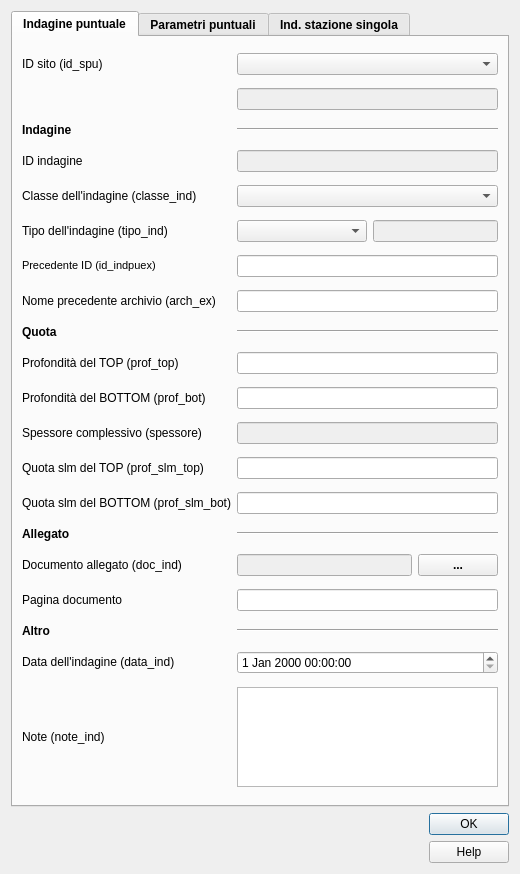
<?xml version="1.0" encoding="UTF-8"?>
<ui version="4.0">
 <class>indagini_puntuali</class>
 <widget class="QDialog" name="indagini_puntuali">
  <property name="geometry">
   <rect>
    <x>0</x>
    <y>0</y>
    <width>520</width>
    <height>874</height>
   </rect>
  </property>
  <property name="sizePolicy">
   <sizepolicy hsizetype="Fixed" vsizetype="Fixed">
    <horstretch>0</horstretch>
    <verstretch>0</verstretch>
   </sizepolicy>
  </property>
  <property name="minimumSize">
   <size>
    <width>520</width>
    <height>660</height>
   </size>
  </property>
  <property name="maximumSize">
   <size>
    <width>1500</width>
    <height>1500</height>
   </size>
  </property>
  <property name="windowTitle">
   <string>Indagini puntuali</string>
  </property>
  <property name="modal">
   <bool>true</bool>
  </property>
  <layout class="QVBoxLayout" name="verticalLayout_2">
   <item>
    <widget class="QTabWidget" name="tabWidget">
     <property name="sizePolicy">
      <sizepolicy hsizetype="Expanding" vsizetype="Expanding">
       <horstretch>0</horstretch>
       <verstretch>0</verstretch>
      </sizepolicy>
     </property>
     <property name="minimumSize">
      <size>
       <width>0</width>
       <height>0</height>
      </size>
     </property>
     <property name="maximumSize">
      <size>
       <width>1450</width>
       <height>1450</height>
      </size>
     </property>
     <property name="font">
      <font>
       <weight>75</weight>
       <bold>true</bold>
      </font>
     </property>
     <property name="currentIndex">
      <number>0</number>
     </property>
     <widget class="QWidget" name="tab">
      <attribute name="title">
       <string>Indagine puntuale</string>
      </attribute>
      <layout class="QGridLayout" name="gridLayout_3">
       <item row="10" column="0">
        <widget class="QLabel" name="label_13">
         <property name="sizePolicy">
          <sizepolicy hsizetype="Minimum" vsizetype="Preferred">
           <horstretch>0</horstretch>
           <verstretch>0</verstretch>
          </sizepolicy>
         </property>
         <property name="minimumSize">
          <size>
           <width>45</width>
           <height>0</height>
          </size>
         </property>
         <property name="font">
          <font>
           <weight>50</weight>
           <bold>false</bold>
          </font>
         </property>
         <property name="text">
          <string>&lt;html&gt;&lt;head/&gt;&lt;body&gt;&lt;p&gt;Nome precedente archivio (arch_ex)&lt;/p&gt;&lt;/body&gt;&lt;/html&gt;</string>
         </property>
        </widget>
       </item>
       <item row="0" column="0">
        <widget class="QLabel" name="label">
         <property name="font">
          <font>
           <weight>50</weight>
           <bold>false</bold>
          </font>
         </property>
         <property name="text">
          <string>&lt;html&gt;&lt;head/&gt;&lt;body&gt;&lt;p&gt;ID sito (id_spu)&lt;/p&gt;&lt;/body&gt;&lt;/html&gt;</string>
         </property>
        </widget>
       </item>
       <item row="14" column="1">
        <widget class="QLineEdit" name="spessore">
         <property name="enabled">
          <bool>false</bool>
         </property>
         <property name="toolTip">
          <string/>
         </property>
        </widget>
       </item>
       <item row="15" column="1">
        <widget class="QLineEdit" name="quota_slm_top">
         <property name="toolTip">
          <string/>
         </property>
        </widget>
       </item>
       <item row="20" column="0">
        <widget class="QLabel" name="label_8">
         <property name="text">
          <string>&lt;b&gt;Altro&lt;/b&gt;</string>
         </property>
        </widget>
       </item>
       <item row="13" column="0">
        <widget class="QLabel" name="label_15">
         <property name="sizePolicy">
          <sizepolicy hsizetype="Minimum" vsizetype="Preferred">
           <horstretch>0</horstretch>
           <verstretch>0</verstretch>
          </sizepolicy>
         </property>
         <property name="minimumSize">
          <size>
           <width>45</width>
           <height>0</height>
          </size>
         </property>
         <property name="font">
          <font>
           <weight>50</weight>
           <bold>false</bold>
          </font>
         </property>
         <property name="text">
          <string>&lt;html&gt;&lt;head/&gt;&lt;body&gt;&lt;p&gt;Profondità del BOTTOM (prof_bot)&lt;/p&gt;&lt;/body&gt;&lt;/html&gt;</string>
         </property>
        </widget>
       </item>
       <item row="4" column="1">
        <widget class="Line" name="line">
         <property name="orientation">
          <enum>Qt::Horizontal</enum>
         </property>
        </widget>
       </item>
       <item row="19" column="0">
        <widget class="QLabel" name="label_18">
         <property name="sizePolicy">
          <sizepolicy hsizetype="Minimum" vsizetype="Preferred">
           <horstretch>0</horstretch>
           <verstretch>0</verstretch>
          </sizepolicy>
         </property>
         <property name="minimumSize">
          <size>
           <width>45</width>
           <height>0</height>
          </size>
         </property>
         <property name="font">
          <font>
           <weight>50</weight>
           <bold>false</bold>
          </font>
         </property>
         <property name="text">
          <string>&lt;html&gt;&lt;head/&gt;&lt;body&gt;&lt;p&gt;Pagina documento&lt;/p&gt;&lt;/body&gt;&lt;/html&gt;</string>
         </property>
        </widget>
       </item>
       <item row="8" column="0">
        <widget class="QLabel" name="label_9">
         <property name="sizePolicy">
          <sizepolicy hsizetype="Minimum" vsizetype="Preferred">
           <horstretch>0</horstretch>
           <verstretch>0</verstretch>
          </sizepolicy>
         </property>
         <property name="minimumSize">
          <size>
           <width>45</width>
           <height>0</height>
          </size>
         </property>
         <property name="font">
          <font>
           <weight>50</weight>
           <bold>false</bold>
          </font>
         </property>
         <property name="text">
          <string>&lt;html&gt;&lt;head/&gt;&lt;body&gt;Tipo dell'indagine (tipo_ind)&lt;/body&gt;&lt;/html&gt;</string>
         </property>
        </widget>
       </item>
       <item row="16" column="0">
        <widget class="QLabel" name="label_17">
         <property name="sizePolicy">
          <sizepolicy hsizetype="Minimum" vsizetype="Preferred">
           <horstretch>0</horstretch>
           <verstretch>0</verstretch>
          </sizepolicy>
         </property>
         <property name="minimumSize">
          <size>
           <width>45</width>
           <height>0</height>
          </size>
         </property>
         <property name="font">
          <font>
           <weight>50</weight>
           <bold>false</bold>
          </font>
         </property>
         <property name="text">
          <string>&lt;html&gt;&lt;head/&gt;&lt;body&gt;&lt;p&gt;Quota slm del BOTTOM (prof_slm_bot)&lt;/p&gt;&lt;/body&gt;&lt;/html&gt;</string>
         </property>
        </widget>
       </item>
       <item row="21" column="0">
        <widget class="QLabel" name="label_6">
         <property name="font">
          <font>
           <weight>50</weight>
           <bold>false</bold>
          </font>
         </property>
         <property name="text">
          <string>&lt;html&gt;&lt;head/&gt;&lt;body&gt;&lt;p&gt;Data dell'indagine (data_ind)&lt;/p&gt;&lt;/body&gt;&lt;/html&gt;</string>
         </property>
        </widget>
       </item>
       <item row="9" column="1">
        <widget class="QLineEdit" name="id_indpuex">
         <property name="toolTip">
          <string/>
         </property>
        </widget>
       </item>
       <item row="22" column="0">
        <widget class="QLabel" name="label_7">
         <property name="font">
          <font>
           <weight>50</weight>
           <bold>false</bold>
          </font>
         </property>
         <property name="text">
          <string>&lt;html&gt;&lt;head/&gt;&lt;body&gt;&lt;p&gt;Note (note_ind)&lt;/p&gt;&lt;/body&gt;&lt;/html&gt;</string>
         </property>
        </widget>
       </item>
       <item row="7" column="1">
        <widget class="QComboBox" name="classe_ind">
         <property name="sizePolicy">
          <sizepolicy hsizetype="Expanding" vsizetype="Fixed">
           <horstretch>0</horstretch>
           <verstretch>0</verstretch>
          </sizepolicy>
         </property>
         <property name="toolTip">
          <string/>
         </property>
        </widget>
       </item>
       <item row="19" column="1">
        <widget class="QLineEdit" name="doc_pag">
         <property name="toolTip">
          <string/>
         </property>
        </widget>
       </item>
       <item row="2" column="1">
        <widget class="QLineEdit" name="pkey_spu">
         <property name="enabled">
          <bool>false</bool>
         </property>
        </widget>
       </item>
       <item row="17" column="0">
        <widget class="QLabel" name="label_4">
         <property name="text">
          <string>&lt;b&gt;Allegato&lt;/b&gt;</string>
         </property>
        </widget>
       </item>
       <item row="8" column="1">
        <layout class="QHBoxLayout" name="horizontalLayout_2">
         <item>
          <widget class="QComboBox" name="tipo_ind_box">
           <property name="sizePolicy">
            <sizepolicy hsizetype="Expanding" vsizetype="Fixed">
             <horstretch>0</horstretch>
             <verstretch>0</verstretch>
            </sizepolicy>
           </property>
           <property name="toolTip">
            <string/>
           </property>
          </widget>
         </item>
         <item>
          <widget class="QLineEdit" name="tipo_ind">
           <property name="enabled">
            <bool>false</bool>
           </property>
           <property name="sizePolicy">
            <sizepolicy hsizetype="Minimum" vsizetype="Fixed">
             <horstretch>0</horstretch>
             <verstretch>0</verstretch>
            </sizepolicy>
           </property>
           <property name="minimumSize">
            <size>
             <width>50</width>
             <height>20</height>
            </size>
           </property>
           <property name="palette">
            <palette>
             <active>
              <colorrole role="Text">
               <brush brushstyle="SolidPattern">
                <color alpha="255">
                 <red>113</red>
                 <green>113</green>
                 <blue>113</blue>
                </color>
               </brush>
              </colorrole>
              <colorrole role="PlaceholderText">
               <brush brushstyle="NoBrush">
                <color alpha="128">
                 <red>113</red>
                 <green>113</green>
                 <blue>113</blue>
                </color>
               </brush>
              </colorrole>
             </active>
             <inactive>
              <colorrole role="Text">
               <brush brushstyle="SolidPattern">
                <color alpha="255">
                 <red>113</red>
                 <green>113</green>
                 <blue>113</blue>
                </color>
               </brush>
              </colorrole>
              <colorrole role="PlaceholderText">
               <brush brushstyle="NoBrush">
                <color alpha="128">
                 <red>113</red>
                 <green>113</green>
                 <blue>113</blue>
                </color>
               </brush>
              </colorrole>
             </inactive>
             <disabled>
              <colorrole role="Text">
               <brush brushstyle="SolidPattern">
                <color alpha="255">
                 <red>120</red>
                 <green>120</green>
                 <blue>120</blue>
                </color>
               </brush>
              </colorrole>
              <colorrole role="PlaceholderText">
               <brush brushstyle="NoBrush">
                <color alpha="128">
                 <red>113</red>
                 <green>113</green>
                 <blue>113</blue>
                </color>
               </brush>
              </colorrole>
             </disabled>
            </palette>
           </property>
          </widget>
         </item>
        </layout>
       </item>
       <item row="18" column="0">
        <widget class="QLabel" name="label_19">
         <property name="sizePolicy">
          <sizepolicy hsizetype="Minimum" vsizetype="Preferred">
           <horstretch>0</horstretch>
           <verstretch>0</verstretch>
          </sizepolicy>
         </property>
         <property name="minimumSize">
          <size>
           <width>45</width>
           <height>0</height>
          </size>
         </property>
         <property name="font">
          <font>
           <weight>50</weight>
           <bold>false</bold>
          </font>
         </property>
         <property name="text">
          <string>&lt;html&gt;&lt;head/&gt;&lt;body&gt;&lt;p&gt;Documento allegato (doc_ind)&lt;/p&gt;&lt;/body&gt;&lt;/html&gt;</string>
         </property>
        </widget>
       </item>
       <item row="22" column="1">
        <widget class="QTextEdit" name="note_ind">
         <property name="sizePolicy">
          <sizepolicy hsizetype="Expanding" vsizetype="MinimumExpanding">
           <horstretch>0</horstretch>
           <verstretch>0</verstretch>
          </sizepolicy>
         </property>
         <property name="maximumSize">
          <size>
           <width>16777215</width>
           <height>100</height>
          </size>
         </property>
         <property name="font">
          <font>
           <weight>50</weight>
           <bold>false</bold>
          </font>
         </property>
         <property name="toolTip">
          <string/>
         </property>
        </widget>
       </item>
       <item row="9" column="0">
        <widget class="QLabel" name="label_12">
         <property name="sizePolicy">
          <sizepolicy hsizetype="Minimum" vsizetype="Preferred">
           <horstretch>0</horstretch>
           <verstretch>0</verstretch>
          </sizepolicy>
         </property>
         <property name="minimumSize">
          <size>
           <width>45</width>
           <height>0</height>
          </size>
         </property>
         <property name="font">
          <font>
           <weight>50</weight>
           <bold>false</bold>
          </font>
         </property>
         <property name="text">
          <string>&lt;!DOCTYPE HTML PUBLIC &quot;-//W3C//DTD HTML 4.0//EN&quot; &quot;http://www.w3.org/TR/REC-html40/strict.dtd&quot;&gt;
&lt;html&gt;&lt;head&gt;&lt;meta name=&quot;qrichtext&quot; content=&quot;1&quot; /&gt;&lt;style type=&quot;text/css&quot;&gt;
p, li { white-space: pre-wrap; }
&lt;/style&gt;&lt;/head&gt;&lt;body style=&quot; font-family:'MS Shell Dlg 2'; font-size:8pt; font-weight:400; font-style:normal;&quot;&gt;
&lt;p style=&quot; margin-top:12px; margin-bottom:12px; margin-left:0px; margin-right:0px; -qt-block-indent:0; text-indent:0px;&quot;&gt;Precedente ID (id_indpuex)&lt;/p&gt;&lt;/body&gt;&lt;/html&gt;</string>
         </property>
        </widget>
       </item>
       <item row="15" column="0">
        <widget class="QLabel" name="label_16">
         <property name="sizePolicy">
          <sizepolicy hsizetype="Minimum" vsizetype="Preferred">
           <horstretch>0</horstretch>
           <verstretch>0</verstretch>
          </sizepolicy>
         </property>
         <property name="minimumSize">
          <size>
           <width>45</width>
           <height>0</height>
          </size>
         </property>
         <property name="font">
          <font>
           <weight>50</weight>
           <bold>false</bold>
          </font>
         </property>
         <property name="text">
          <string>&lt;html&gt;&lt;head/&gt;&lt;body&gt;&lt;p&gt;Quota slm del TOP (prof_slm_top)&lt;/p&gt;&lt;/body&gt;&lt;/html&gt;</string>
         </property>
        </widget>
       </item>
       <item row="21" column="1">
        <widget class="QDateTimeEdit" name="data_ind">
         <property name="font">
          <font>
           <weight>50</weight>
           <bold>false</bold>
          </font>
         </property>
         <property name="toolTip">
          <string/>
         </property>
        </widget>
       </item>
       <item row="16" column="1">
        <widget class="QLineEdit" name="quota_slm_bot">
         <property name="toolTip">
          <string/>
         </property>
        </widget>
       </item>
       <item row="10" column="1">
        <widget class="QLineEdit" name="arch_ex">
         <property name="toolTip">
          <string/>
         </property>
        </widget>
       </item>
       <item row="7" column="0">
        <widget class="QLabel" name="label_5">
         <property name="sizePolicy">
          <sizepolicy hsizetype="Minimum" vsizetype="Preferred">
           <horstretch>0</horstretch>
           <verstretch>0</verstretch>
          </sizepolicy>
         </property>
         <property name="minimumSize">
          <size>
           <width>45</width>
           <height>0</height>
          </size>
         </property>
         <property name="font">
          <font>
           <weight>50</weight>
           <bold>false</bold>
          </font>
         </property>
         <property name="text">
          <string>&lt;html&gt;&lt;head/&gt;&lt;body&gt;&lt;p&gt;Classe dell'indagine (classe_ind)&lt;/body&gt;&lt;/html&gt;</string>
         </property>
        </widget>
       </item>
       <item row="4" column="0">
        <widget class="QLabel" name="label_3">
         <property name="text">
          <string>&lt;b&gt;Indagine&lt;/b&gt;</string>
         </property>
        </widget>
       </item>
       <item row="5" column="1">
        <widget class="QLineEdit" name="id_indpu">
         <property name="enabled">
          <bool>false</bool>
         </property>
         <property name="palette">
          <palette>
           <active>
            <colorrole role="Text">
             <brush brushstyle="SolidPattern">
              <color alpha="255">
               <red>113</red>
               <green>113</green>
               <blue>113</blue>
              </color>
             </brush>
            </colorrole>
            <colorrole role="PlaceholderText">
             <brush brushstyle="NoBrush">
              <color alpha="128">
               <red>113</red>
               <green>113</green>
               <blue>113</blue>
              </color>
             </brush>
            </colorrole>
           </active>
           <inactive>
            <colorrole role="Text">
             <brush brushstyle="SolidPattern">
              <color alpha="255">
               <red>113</red>
               <green>113</green>
               <blue>113</blue>
              </color>
             </brush>
            </colorrole>
            <colorrole role="PlaceholderText">
             <brush brushstyle="NoBrush">
              <color alpha="128">
               <red>113</red>
               <green>113</green>
               <blue>113</blue>
              </color>
             </brush>
            </colorrole>
           </inactive>
           <disabled>
            <colorrole role="Text">
             <brush brushstyle="SolidPattern">
              <color alpha="255">
               <red>120</red>
               <green>120</green>
               <blue>120</blue>
              </color>
             </brush>
            </colorrole>
            <colorrole role="PlaceholderText">
             <brush brushstyle="NoBrush">
              <color alpha="128">
               <red>113</red>
               <green>113</green>
               <blue>113</blue>
              </color>
             </brush>
            </colorrole>
           </disabled>
          </palette>
         </property>
         <property name="toolTip">
          <string/>
         </property>
        </widget>
       </item>
       <item row="18" column="1">
        <layout class="QHBoxLayout" name="horizontalLayout_3">
         <item>
          <widget class="QLineEdit" name="doc_ind">
           <property name="enabled">
            <bool>false</bool>
           </property>
           <property name="sizePolicy">
            <sizepolicy hsizetype="Expanding" vsizetype="Fixed">
             <horstretch>0</horstretch>
             <verstretch>0</verstretch>
            </sizepolicy>
           </property>
           <property name="palette">
            <palette>
             <active>
              <colorrole role="Text">
               <brush brushstyle="SolidPattern">
                <color alpha="255">
                 <red>113</red>
                 <green>113</green>
                 <blue>113</blue>
                </color>
               </brush>
              </colorrole>
              <colorrole role="PlaceholderText">
               <brush brushstyle="NoBrush">
                <color alpha="128">
                 <red>113</red>
                 <green>113</green>
                 <blue>113</blue>
                </color>
               </brush>
              </colorrole>
             </active>
             <inactive>
              <colorrole role="Text">
               <brush brushstyle="SolidPattern">
                <color alpha="255">
                 <red>113</red>
                 <green>113</green>
                 <blue>113</blue>
                </color>
               </brush>
              </colorrole>
              <colorrole role="PlaceholderText">
               <brush brushstyle="NoBrush">
                <color alpha="128">
                 <red>113</red>
                 <green>113</green>
                 <blue>113</blue>
                </color>
               </brush>
              </colorrole>
             </inactive>
             <disabled>
              <colorrole role="Text">
               <brush brushstyle="SolidPattern">
                <color alpha="255">
                 <red>120</red>
                 <green>120</green>
                 <blue>120</blue>
                </color>
               </brush>
              </colorrole>
              <colorrole role="PlaceholderText">
               <brush brushstyle="NoBrush">
                <color alpha="128">
                 <red>113</red>
                 <green>113</green>
                 <blue>113</blue>
                </color>
               </brush>
              </colorrole>
             </disabled>
            </palette>
           </property>
           <property name="toolTip">
            <string/>
           </property>
          </widget>
         </item>
         <item>
          <widget class="QPushButton" name="pushButton">
           <property name="sizePolicy">
            <sizepolicy hsizetype="Minimum" vsizetype="Fixed">
             <horstretch>0</horstretch>
             <verstretch>0</verstretch>
            </sizepolicy>
           </property>
           <property name="cursor">
            <cursorShape>PointingHandCursor</cursorShape>
           </property>
           <property name="text">
            <string>...</string>
           </property>
          </widget>
         </item>
        </layout>
       </item>
       <item row="5" column="0">
        <widget class="QLabel" name="label_21">
         <property name="font">
          <font>
           <weight>50</weight>
           <bold>false</bold>
          </font>
         </property>
         <property name="text">
          <string>ID indagine</string>
         </property>
        </widget>
       </item>
       <item row="12" column="1">
        <widget class="QLineEdit" name="prof_top">
         <property name="toolTip">
          <string/>
         </property>
        </widget>
       </item>
       <item row="13" column="1">
        <widget class="QLineEdit" name="prof_bot">
         <property name="toolTip">
          <string/>
         </property>
        </widget>
       </item>
       <item row="11" column="0">
        <widget class="QLabel" name="label_11">
         <property name="text">
          <string>&lt;b&gt;Quota&lt;/b&gt;</string>
         </property>
        </widget>
       </item>
       <item row="11" column="1">
        <widget class="Line" name="line_4">
         <property name="orientation">
          <enum>Qt::Horizontal</enum>
         </property>
        </widget>
       </item>
       <item row="12" column="0">
        <widget class="QLabel" name="label_14">
         <property name="sizePolicy">
          <sizepolicy hsizetype="Minimum" vsizetype="Preferred">
           <horstretch>0</horstretch>
           <verstretch>0</verstretch>
          </sizepolicy>
         </property>
         <property name="minimumSize">
          <size>
           <width>45</width>
           <height>0</height>
          </size>
         </property>
         <property name="font">
          <font>
           <weight>50</weight>
           <bold>false</bold>
          </font>
         </property>
         <property name="text">
          <string>&lt;html&gt;&lt;head/&gt;&lt;body&gt;&lt;p&gt;Profondità del TOP (prof_top)&lt;/p&gt;&lt;/body&gt;&lt;/html&gt;</string>
         </property>
        </widget>
       </item>
       <item row="0" column="1">
        <widget class="QComboBox" name="id_spu">
         <property name="toolTip">
          <string/>
         </property>
        </widget>
       </item>
       <item row="14" column="0">
        <widget class="QLabel" name="label_2">
         <property name="font">
          <font>
           <weight>50</weight>
           <bold>false</bold>
          </font>
         </property>
         <property name="text">
          <string>&lt;html&gt;&lt;head/&gt;&lt;body&gt;&lt;p&gt;Spessore complessivo (spessore)&lt;/p&gt;&lt;/body&gt;&lt;/html&gt;</string>
         </property>
        </widget>
       </item>
       <item row="17" column="1">
        <widget class="Line" name="line_2">
         <property name="orientation">
          <enum>Qt::Horizontal</enum>
         </property>
        </widget>
       </item>
       <item row="20" column="1">
        <widget class="Line" name="line_3">
         <property name="orientation">
          <enum>Qt::Horizontal</enum>
         </property>
        </widget>
       </item>
      </layout>
     </widget>
     <widget class="QWidget" name="tab_2">
      <attribute name="title">
       <string>Parametri puntuali</string>
      </attribute>
      <layout class="QGridLayout" name="gridLayout_4">
       <item row="1" column="0">
        <widget class="QgsRelationEditorWidget" name="fk_p_indagini_parametri">
         <property name="sizePolicy">
          <sizepolicy hsizetype="Minimum" vsizetype="Minimum">
           <horstretch>0</horstretch>
           <verstretch>0</verstretch>
          </sizepolicy>
         </property>
         <property name="font">
          <font>
           <family>Arial</family>
           <weight>75</weight>
           <bold>true</bold>
          </font>
         </property>
         <property name="toolTip">
          <string>Parametri correlati.</string>
         </property>
         <property name="styleSheet">
          <string notr="true">QgsCollapsibleGroupBoxBasic::title, QgsCollapsibleGroupBox::title {  subcontrol-origin: margin;  subcontrol-position: top left;  margin-left: 20px;  margin-right: 5px;  left: 0px;  top: 2px;}</string>
         </property>
         <property name="viewMode">
          <enum>QgsDualView::AttributeTable</enum>
         </property>
         <property name="title" stdset="0">
          <string>Parametri correlati</string>
         </property>
         <property name="qgisRelation" stdset="0">
          <string notr="true">indagini_parametri_puntuali</string>
         </property>
        </widget>
       </item>
       <item row="0" column="0">
        <widget class="QLabel" name="label_20">
         <property name="text">
          <string>&lt;B&gt;PARAMETRI PUNTUALI&lt;/B&gt;</string>
         </property>
        </widget>
       </item>
      </layout>
     </widget>
     <widget class="QWidget" name="tab_3">
      <attribute name="title">
       <string>Ind. stazione singola</string>
      </attribute>
      <layout class="QGridLayout" name="gridLayout_6">
       <item row="1" column="0">
        <widget class="QgsRelationEditorWidget" name="fk_p_indagini_hvsr">
         <property name="sizePolicy">
          <sizepolicy hsizetype="Minimum" vsizetype="Minimum">
           <horstretch>0</horstretch>
           <verstretch>0</verstretch>
          </sizepolicy>
         </property>
         <property name="minimumSize">
          <size>
           <width>0</width>
           <height>0</height>
          </size>
         </property>
         <property name="maximumSize">
          <size>
           <width>16777215</width>
           <height>16777215</height>
          </size>
         </property>
         <property name="font">
          <font>
           <family>Arial</family>
           <weight>75</weight>
           <bold>true</bold>
          </font>
         </property>
         <property name="toolTip">
          <string>Parametri correlati.</string>
         </property>
         <property name="styleSheet">
          <string notr="true">QgsCollapsibleGroupBoxBasic::title, QgsCollapsibleGroupBox::title {  subcontrol-origin: margin;  subcontrol-position: top left;  margin-left: 20px;  margin-right: 5px;  left: 0px;  top: 2px;}</string>
         </property>
         <property name="viewMode">
          <enum>QgsDualView::AttributeTable</enum>
         </property>
         <property name="title" stdset="0">
          <string>Ind. stazione singola</string>
         </property>
         <property name="qgisRelation" stdset="0">
          <string notr="true">indagini_hvsr_puntuali</string>
         </property>
        </widget>
       </item>
       <item row="0" column="0">
        <widget class="QLabel" name="label_24">
         <property name="text">
          <string>&lt;B&gt;IND. STAZ. SINGOLA&lt;/B&gt;</string>
         </property>
        </widget>
       </item>
      </layout>
     </widget>
    </widget>
   </item>
   <item>
    <layout class="QHBoxLayout" name="horizontalLayout">
     <item>
      <widget class="QLabel" name="label_logo_cnr">
       <property name="maximumSize">
        <size>
         <width>81</width>
         <height>60</height>
        </size>
       </property>
       <property name="text">
        <string/>
       </property>
       <property name="pixmap">
        <pixmap>../loghi/Logo CNR-2010-Quadrato-ITA-high.png</pixmap>
       </property>
       <property name="scaledContents">
        <bool>true</bool>
       </property>
      </widget>
     </item>
     <item>
      <widget class="QLabel" name="label_logo_igag">
       <property name="maximumSize">
        <size>
         <width>70</width>
         <height>60</height>
        </size>
       </property>
       <property name="text">
        <string/>
       </property>
       <property name="pixmap">
        <pixmap>../loghi/IGAG-CMYK.png</pixmap>
       </property>
       <property name="scaledContents">
        <bool>true</bool>
       </property>
      </widget>
     </item>
     <item>
      <spacer name="horizontalSpacer">
       <property name="orientation">
        <enum>Qt::Horizontal</enum>
       </property>
       <property name="sizeHint" stdset="0">
        <size>
         <width>40</width>
         <height>20</height>
        </size>
       </property>
      </spacer>
     </item>
     <item>
      <layout class="QVBoxLayout" name="verticalLayout">
       <item>
        <widget class="QDialogButtonBox" name="buttonBox">
         <property name="sizePolicy">
          <sizepolicy hsizetype="Fixed" vsizetype="Fixed">
           <horstretch>0</horstretch>
           <verstretch>0</verstretch>
          </sizepolicy>
         </property>
         <property name="minimumSize">
          <size>
           <width>0</width>
           <height>0</height>
          </size>
         </property>
         <property name="cursor">
          <cursorShape>PointingHandCursor</cursorShape>
         </property>
         <property name="orientation">
          <enum>Qt::Vertical</enum>
         </property>
         <property name="standardButtons">
          <set>QDialogButtonBox::Ok</set>
         </property>
         <property name="centerButtons">
          <bool>true</bool>
         </property>
        </widget>
       </item>
       <item>
        <widget class="QPushButton" name="help_button">
         <property name="cursor">
          <cursorShape>PointingHandCursor</cursorShape>
         </property>
         <property name="text">
          <string>Help</string>
         </property>
        </widget>
       </item>
      </layout>
     </item>
    </layout>
   </item>
  </layout>
 </widget>
 <customwidgets>
  <customwidget>
   <class>QgsRelationEditorWidget</class>
   <extends>QWidget</extends>
   <header>qgsrelationeditorwidget.h</header>
   <container>1</container>
  </customwidget>
 </customwidgets>
 <resources/>
 <connections/>
</ui>
